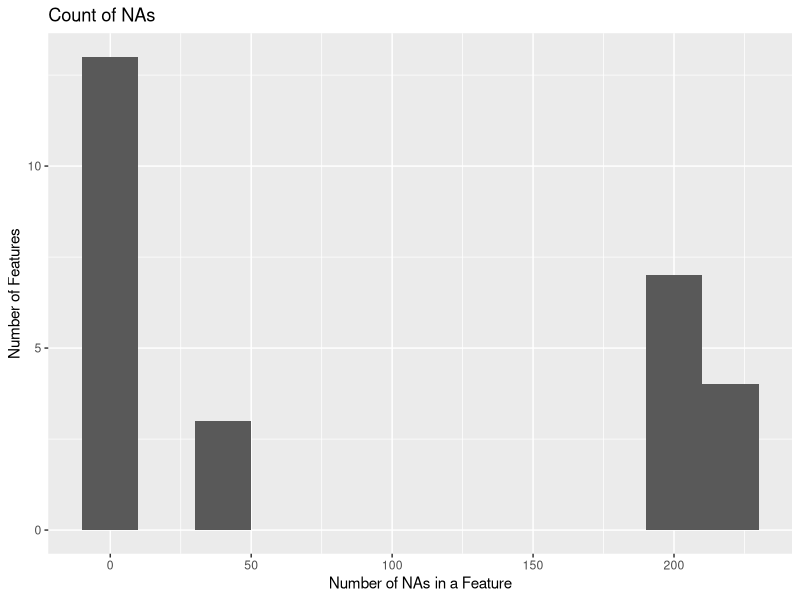

This figure's R source:
## ---- chunk 1
knitr::opts_chunk$set(echo = TRUE)
## ---- chunk 2
# Load necessary libraries
library(tidyverse)
library(ggplot2)
library(lubridate)

#Part 1
library(readxl)
CODGames2_mp <- read_excel("data/CODGames2_mp.xlsx")
## ---- chunk 3
#This function will count the number of NA's in a vector named dat
countNA <- function(dat){
  numNA <- sum(is.na(dat))
  return(numNA)
}

case_nas <- apply(X = CODGames2_mp, MARGIN = 2, FUN = countNA)

case_nas <- data.frame(NA_Count = case_nas)
case_nas$cases <- rownames(case_nas)
# rownames(case_nas) <- 1:nrow(case_nas)

ggplot(case_nas, aes(x = NA_Count)) + 
  geom_histogram(binwidth = 20) +
  labs(title = "Count of NAs",
       y = "Number of Features",
       x = "Number of NAs in a Feature")

## ---- chunk 4
df <- na.omit(CODGames2_mp)
print(nrow(df))
